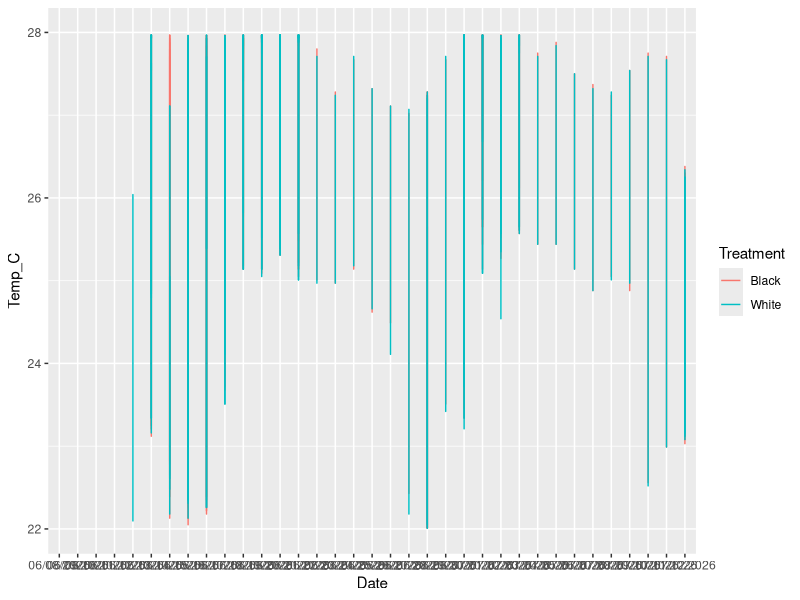
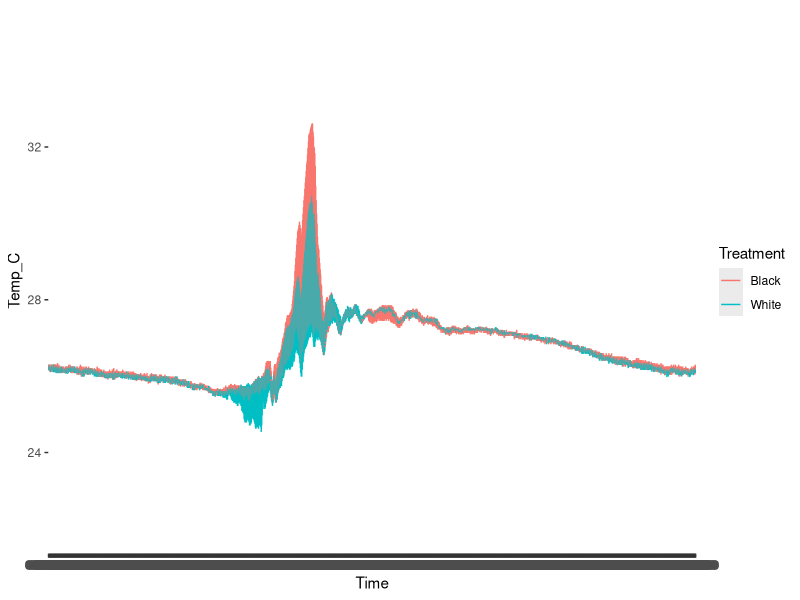
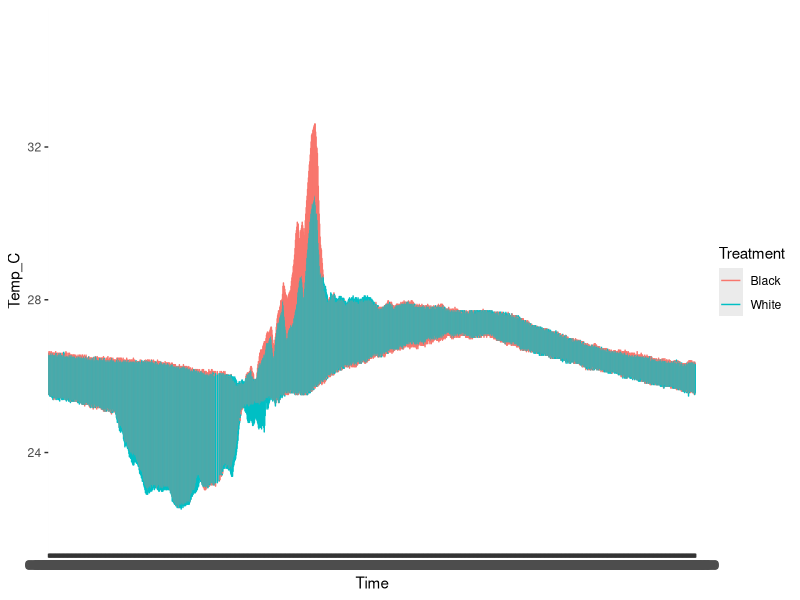
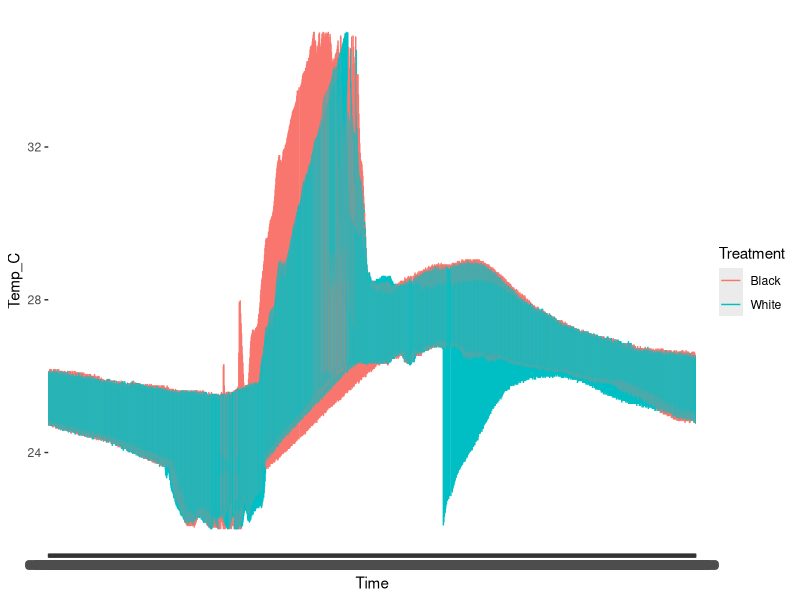

Generate these figures, in order, with R:
## ---- chunk 1
library(readr)
library(dplyr)
library(tidyr)
library(ggplot2)
library(here)
## ---- chunk 2
HOBO1<-read.csv("Data/22263995 2026-07-12 06_19_20 HST.csv")
HOBO2<-read.csv("Data/22263996 2026-07-12 06_15_15 HST.csv")
HOBO3<-read.csv("Data/22263998 2026-07-12 06_15_55 HST.csv")
HOBO4<-read.csv("Data/22263999 2026-07-12 06_14_14 HST.csv")
HOBO5<-read.csv("Data/22264000 2026-07-12 06_17_42 HST.csv")
HOBO6<-read.csv("Data/22264001 2026-07-12 06_14_39 HST.csv")
HOBO7<-read.csv("Data/22264004 2026-07-12 06_16_24 HST.csv")
## ---- chunk 3
HOBO1<-mutate(HOBO1, HOBO_ID = "22263995")
HOBO2<-mutate(HOBO2, HOBO_ID = "22263996")
HOBO3<-mutate(HOBO3, HOBO_ID = "22263998")
HOBO4<-mutate(HOBO4, HOBO_ID = "22263999")
HOBO5<-mutate(HOBO5, HOBO_ID = "22264000")
HOBO6<-mutate(HOBO6, HOBO_ID = "22264001")
HOBO7<-mutate(HOBO7, HOBO_ID = "22264004")
## ---- chunk 4
HOBO_data_full<- bind_rows(HOBO1, HOBO2, HOBO3, HOBO4, HOBO5, HOBO6, HOBO7)
## ---- chunk 5
HOBO_clean<- HOBO_data_full%>%
  select(-`Host.Connected`, -`End.of.File`, -`Button.Down`,-`Button.Up`)%>%
  rename(Temp_C=Temperature.....C., Date_Time_HST=Date.Time..HST.)%>%
  mutate(
    Treatment = case_when(
      HOBO_ID %in% c("22264004", "22263998", "22263996") ~ "White",
      HOBO_ID %in% c("22263995", "22263999", "22264000","22264001") ~ "Black",
      TRUE                                              ~ "Unknown" 
    ))%>%
      separate(`Date_Time_HST`, into = c("Date", "Time"), sep = " ", remove = FALSE)
  
## ---- chunk 6
ggplot(data=HOBO_clean, aes(x=Date, y=Temp_C, color=Treatment))+
                            geom_line()+
  ylim(22,28)
## ---- chunk 7
HOBO_OneDay<-HOBO_clean %>%
  filter(Date == "07/02/2026")
## ---- chunk 8
ggplot(data=HOBO_OneDay, aes(x=Time, y=Temp_C, color=Treatment))+
                            geom_line()+
  ylim(22,35)
## ---- chunk 9
HOBO_July<- HOBO_clean %>% 
  filter(Date >= "07/01/2026" & Date <= "07/12/2026")
## ---- chunk 10
ggplot(data=HOBO_July, aes(x=Time, y=Temp_C, color=Treatment))+
                            geom_line()+
  ylim(22,35)
## ---- chunk 11
HOBO_June<- HOBO_clean %>% 
  filter(Date >= "06/08/2026" & Date <= "06/30/2026")
## ---- chunk 12
ggplot(data=HOBO_June, aes(x=Time, y=Temp_C, color=Treatment))+
                            geom_line()+
  ylim(22,35)
